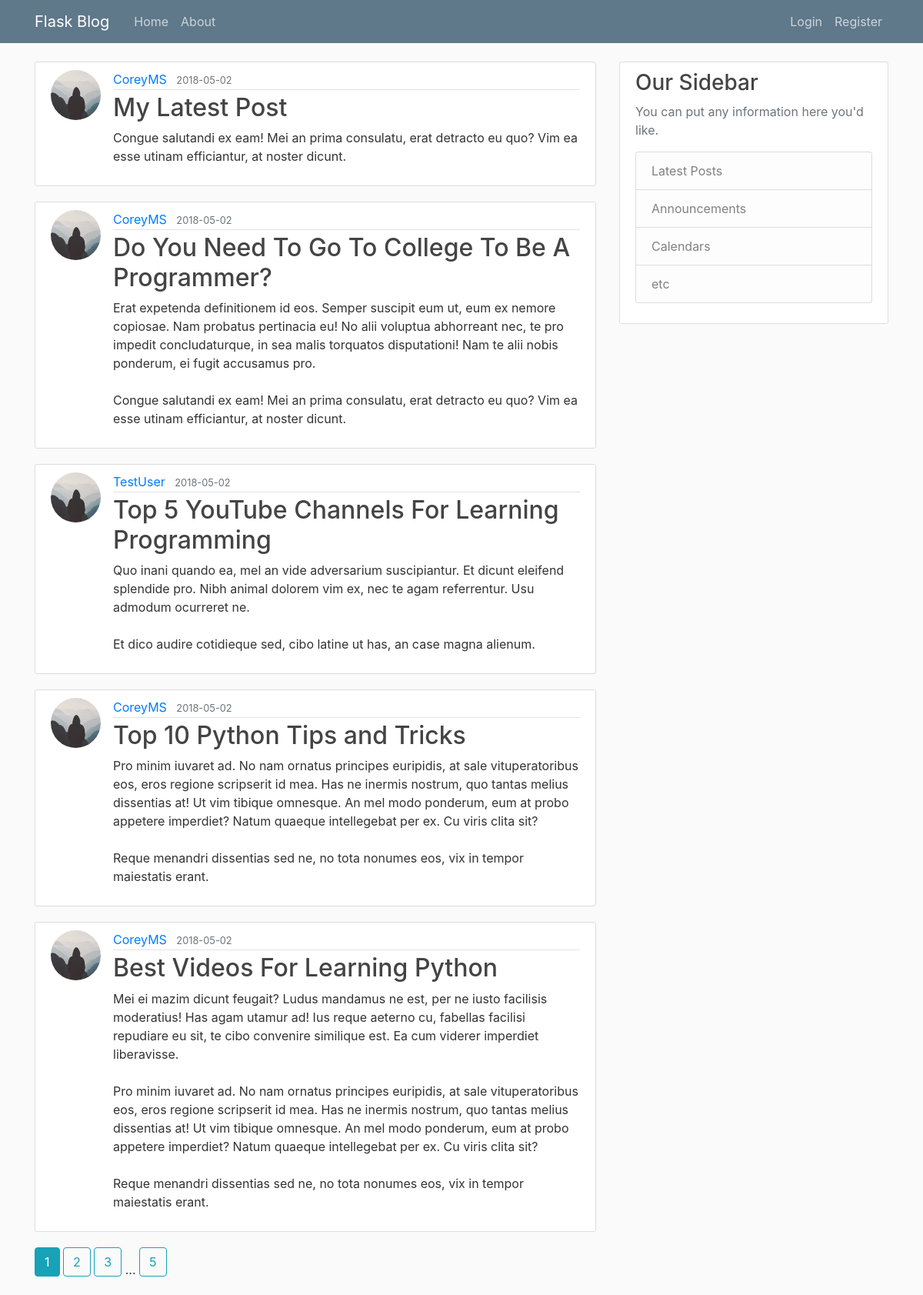
/home/, run on the app's committed database.
### flaskblog/models.py (models this page shows, shortened)
class Post(db.Model):
    id = db.Column(db.Integer, primary_key=True)
    title = db.Column(db.String(100), nullable=False)
    date_posted = db.Column(db.DateTime, nullable=False, default=datetime.utcnow)
    content = db.Column(db.Text, nullable=False)
    user_id = db.Column(db.Integer, db.ForeignKey('user.id'), nullable=False)

class User(db.Model, UserMixin):
    id = db.Column(db.Integer, primary_key=True)
    username = db.Column(db.String(20), unique=True, nullable=False)
    email = db.Column(db.String(120), unique=True, nullable=False)
    image_file = db.Column(db.String(20), nullable=False, default='default.jpg')
    password = db.Column(db.String(60), nullable=False)
    posts = db.relationship('Post', backref='author', lazy=True)

### flaskblog/routes.py (the view)
@app.route("/")
@app.route("/home/")
def home():
    page = request.args.get('page', 1, type=int)
    posts = Post.query.order_by(Post.date_posted.desc()).paginate(page=page, per_page=5)
    return render_template('home.html', posts=posts)

### flaskblog/templates/home.html
{% extends "layout.html" %}
{% block content %}
    {% for post in posts.items %}
        <article class="media content-section">
          <img class="rounded-circle article-img" src="{{ url_for('static', filename='profile_pics/' + post.author.image_file) }}">
          <div class="media-body">
            <div class="article-metadata">
              <a class="mr-2" href="{{ url_for('user_posts', username=post.author.username) }}">{{ post.author.username }}</a>
              <small class="text-muted">{{ post.date_posted.strftime('%Y-%m-%d') }}</small>
            </div>
            <h2><a class="article-title" href="{{ url_for('post', post_id=post.id) }}">{{ post.title }}</a></h2>
            <p class="article-content">{{ post.content }}</p>
          </div>
        </article>
    {% endfor %}
    {% for page_num in posts.iter_pages(left_edge=1, right_edge=1, left_current=1, right_current=2) %}
      {% if page_num %}
        {% if posts.page == page_num %}
          <a class="btn btn-info mb-4" href="{{ url_for('home', page=page_num) }}">{{ page_num }}</a>
        {% else %}
          <a class="btn btn-outline-info mb-4" href="{{ url_for('home', page=page_num) }}">{{ page_num }}</a>
        {% endif %}
      {% else %}
        ...
      {% endif %}
    {% endfor %}
{% endblock content %}

### flaskblog/templates/layout.html (shortened to what this page needs)
<!DOCTYPE html>
<html>
<head>
    <link rel="stylesheet" href="https://maxcdn.bootstrapcdn.com/bootstrap/4.0.0/css/bootstrap.min.css">
    <link rel="stylesheet" type="text/css" href="{{ url_for('static', filename='main.css') }}">
</head>
<body>
    <header class="site-header">
      <nav class="navbar navbar-expand-md navbar-dark bg-steel fixed-top">
        <div class="container">
          <a class="navbar-brand mr-4" href="/">Flask Blog</a>
          <div class="collapse navbar-collapse" id="navbarToggle">
            <div class="navbar-nav mr-auto">
              <a class="nav-item nav-link" href="{{ url_for('home') }}">Home</a>
              <a class="nav-item nav-link" href="{{ url_for('about') }}">About</a>
            </div>
            <div class="navbar-nav">
              {% if current_user.is_authenticated %}
                <a class="nav-item nav-link" href="{{ url_for('new_post') }}">New Post</a>
                <a class="nav-item nav-link" href="{{ url_for('account') }}">Account</a>
                <a class="nav-item nav-link" href="{{ url_for('logout') }}">Logout</a>
              {% else %}
                <a class="nav-item nav-link" href="{{ url_for('login') }}">Login</a>
                <a class="nav-item nav-link" href="{{ url_for('register') }}">Register</a>
              {% endif %}
            </div>
          </div>
        </div>
      </nav>
    </header>
    <main role="main" class="container">
      <div class="row">
        <div class="col-md-8">
          {% block content %}{% endblock %}
        </div>
        <div class="col-md-4">
          <div class="content-section">
            <h3>Our Sidebar</h3>
            <p class='text-muted'>You can put any information here you'd like.
              <ul class="list-group">
                <li class="list-group-item list-group-item-light">Latest Posts</li>
                <li class="list-group-item list-group-item-light">Announcements</li>
                <li class="list-group-item list-group-item-light">Calendars</li>
                <li class="list-group-item list-group-item-light">etc</li>
              </ul>
            </p>
          </div>
        </div>
      </div>
    </main>
</body>
</html>

### flaskblog/static/main.css (style rules this page uses)
body { background: #fafafa; color: #333333; margin-top: 5rem; }
h1, h2, h3, h4, h5, h6 { color: #444444; }
.bg-steel { background-color: #5f788a; }
.site-header .navbar-nav .nav-link { color: #cbd5db; }
.content-section { background: #ffffff; padding: 10px 20px; border: 1px solid #dddddd; border-radius: 3px; margin-bottom: 20px; }
.article-title { color: #444444; }
.article-content { white-space: pre-line; }
.article-img { height: 65px; width: 65px; margin-right: 16px; }
.article-metadata { padding-bottom: 1px; margin-bottom: 4px; border-bottom: 1px solid #e3e3e3 }

### data on the page
Post: image_file (picture), author.username "CoreyMS", date_posted "2018-05-02", title "My Latest Post", content "Congue salutandi ex eam! Mei an prima consulatu, erat detracto eu quo? Vim ea esse utinam efficiantur, at noster dicunt."
Post: image_file (picture), author.username "CoreyMS", date_posted "2018-05-02", title "Do You Need To Go To College To Be A Programmer?", content "Erat expetenda definitionem id eos. Semper suscipit eum ut, eum ex nemore copiosae. Nam probatus pertinacia eu! No alii voluptua abhorreant nec, te pro impedit concludaturque, in sea malis torquatos disputationi! Nam te alii nobis ponderum, ei fugit accusamus pro. Congue salutandi ex eam! Mei an prima consulatu, erat detracto eu quo? Vim ea esse utinam efficiantur, at noster dicunt."
Post: image_file (placeholder picture), author.username "TestUser", date_posted "2018-05-02", title "Top 5 YouTube Channels For Learning Programming", content "Quo inani quando ea, mel an vide adversarium suscipiantur. Et dicunt eleifend splendide pro. Nibh animal dolorem vim ex, nec te agam referrentur. Usu admodum ocurreret ne. Et dico audire cotidieque sed, cibo latine ut has, an case magna alienum."
Post: image_file (picture), author.username "CoreyMS", date_posted "2018-05-02", title "Top 10 Python Tips and Tricks", content "Pro minim iuvaret ad. No nam ornatus principes euripidis, at sale vituperatoribus eos, eros regione scripserit id mea. Has ne inermis nostrum, quo tantas melius dissentias at! Ut vim tibique omnesque. An mel modo ponderum, eum at probo appetere imperdiet? Natum quaeque intellegebat per ex. Cu viris clita sit? Reque menandri dissentias sed ne, no tota nonumes eos, vix in tempor maiestatis erant."
Post: image_file (picture), author.username "CoreyMS", date_posted "2018-05-02", title "Best Videos For Learning Python", content "Mei ei mazim dicunt feugait? Ludus mandamus ne est, per ne iusto facilisis moderatius! Has agam utamur ad! Ius reque aeterno cu, fabellas facilisi repudiare eu sit, te cibo convenire similique est. Ea cum viderer imperdiet liberavisse. Pro minim iuvaret ad. No nam ornatus principes euripidis, at sale vituperatoribus eos, eros regione scripserit id mea. Has ne inermis nostrum, quo tantas melius dissentias at! Ut vim tibique omnesque. An mel modo ponderum, eum at probo appetere imperdiet? Natum quaeque intellegebat per ex. Cu viris clita sit? Reque menandri dissentias sed ne, no tota nonumes eos, vix in tempor maiestatis erant."

### other printed values
{{ page_num }} "1"
{{ page_num }} "2" "3" "5"
